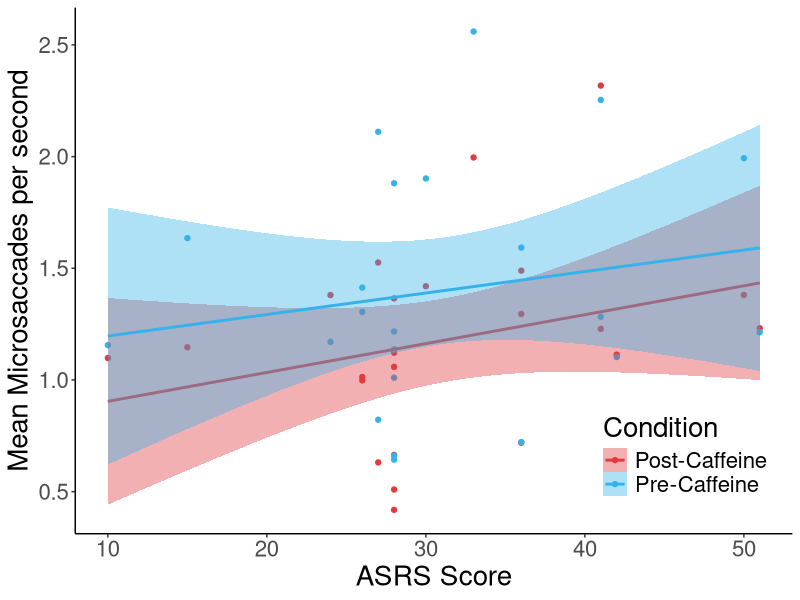
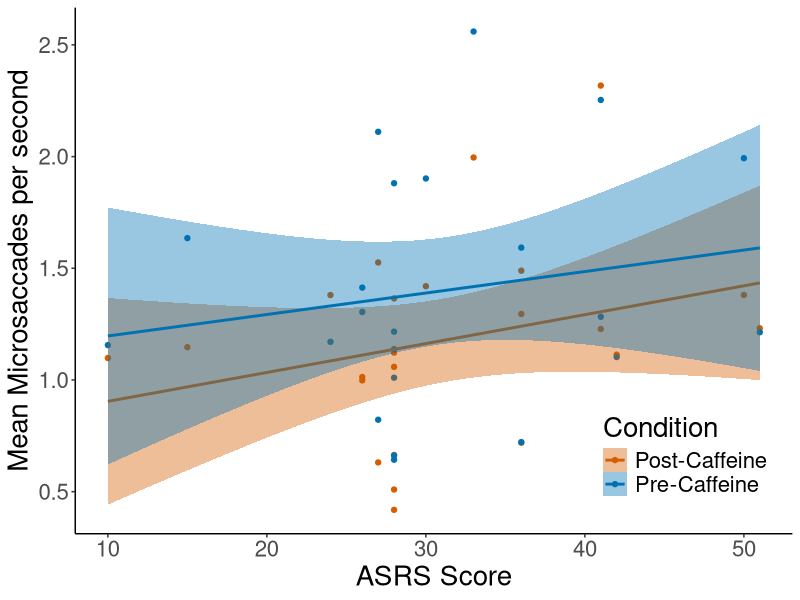
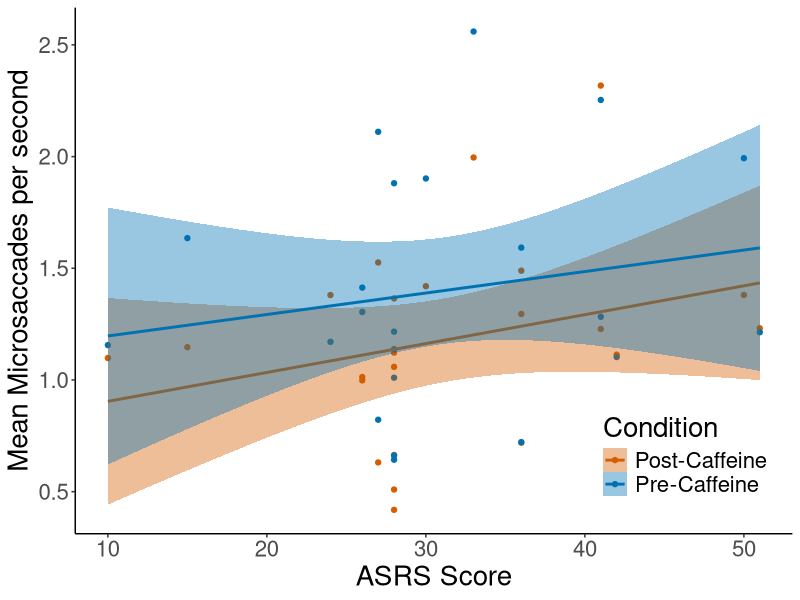

Reproduce these figures in R, in order.
#loading libraries
library(here)
library(tidyverse)

#load the data
df_ms <- read.csv(here("data","raw","sacc","microsaccades_trial.csv"))

#microsaccdes per second
ms_per_sec <- df_ms$N/df_ms$trial_length

#add above data to df_ms
df_ms <- mutate(df_ms,ms_per_sec)

#ctrl+shift+m is pipe %>%

#separating path from file name
df_ms <- separate(data = df_ms, col = 1,
                  into = c(NA,NA,NA, "file_name"),sep = "/")

#getting participant number, condition, and trial number using str_sub, mutate,
# & parse_number
df_ms <- df_ms %>% mutate(ppt=str_sub(file_name,1,3)) %>% 
  mutate(cond=str_sub(file_name,4,7)) %>%
  mutate(cond=str_remove(cond,"_")) %>% #removes the _ in pre_
  mutate(trial=parse_number(str_sub(file_name,4)))

#tidying up using select, keeping only ppt, cond, trial and ms_per_sec in df
df_ms <- df_ms %>% select(ppt,cond,trial,ms_per_sec)

#using group_by and summarise to find the mean ms_per_sec per participant
df_ms %>% group_by(ppt) %>% 
  summarise(mean_ms_per_sec=mean(ms_per_sec))

#using group_by to count the number of trials per participant
df_ms %>% group_by(ppt) %>% 
  summarise(num_trials_per_ppt=mean(trial))

#finding mean ms_per_sec per trial
df_ms %>% group_by(trial) %>% 
  summarise(mean_ms_per_sec=mean(ms_per_sec))

#import asrs.csv which contains participant ASRS scores
df_ppt_asrs <- read.csv(here("data","raw","sacc","asrs.csv"))

#rename: change column/variable names to something short
df_ppt_asrs <- df_ppt_asrs %>% rename(inattn=Inattention.subscale) %>% 
  rename(hyperactv=Hyperactivity.subscale) %>% 
  rename(ppt=Participant.Number) %>% 
  rename(total_asrs=Total.ASRS.Score)

#create a df containing the mean ms_per_sec data, grouped by ppt and cond
df_ms_ppt_cond <- df_ms %>% group_by(ppt,cond) %>% 
  summarise(mean_ms_per_sec=mean(ms_per_sec))

#changing ppt in df_ms_ppt_cond into integers/numeric, to allow for merging
df_ms_ppt_cond <- transform(df_ms_ppt_cond,ppt=as.numeric(ppt))

#merging both dfs (via inner_join function, which only accepts the overlap of two dfs)
df_merged <- inner_join(df_ms_ppt_cond,df_ppt_asrs,by="ppt")

#Renaming df_merged column names to be presentation-friendly
df_merged <- rename(df_merged,Condition=cond)
df_merged$Condition <- ifelse(df_merged$Condition=="pre","Pre-Caffeine","Post-Caffeine")

#plotting the result, showing asrs score against microsaccade rate
p <- ggplot(df_merged,aes(x=total_asrs,y=mean_ms_per_sec,color=Condition,fill=Condition))

# Non-colourblind palette
p+geom_point()+
  geom_smooth(method=lm)+
  labs(x="ASRS Score", y="Mean Microsaccades per second")+
  scale_colour_manual(values=c("#E13A3F","#36B2EA"))+
  scale_fill_manual(values=c("#E13A3F","#36B2EA"))+
  theme(legend.position = c(0.85, 0.15),
        text=element_text(size=20),
        panel.grid.major = element_blank(),
        panel.grid.minor = element_blank(),
        panel.background = element_blank(),
        axis.line = element_line(colour = "black"))

# Colourblind palette
p+geom_point()+
  geom_smooth(method=lm)+
  labs(x="ASRS Score", y="Mean Microsaccades per second")+
  scale_colour_manual(values=c("#D55E00","#0072B2"))+
  scale_fill_manual(values=c("#D55E00","#0072B2"))+
  theme(legend.position = c(0.85, 0.15),
        text=element_text(size=20),
        panel.grid.major = element_blank(),
        panel.grid.minor = element_blank(),
        panel.background = element_blank(),
        axis.line = element_line(colour = "black"))

plot_fig <-p+geom_point()+
  geom_smooth(method=lm)+
  labs(x="ASRS Score", y="Mean Microsaccades per second")+
  scale_colour_manual(values=c("#D55E00","#0072B2"))+
  scale_fill_manual(values=c("#D55E00","#0072B2"))+
  theme(legend.position = c(0.85, 0.15),
        text=element_text(size=20),
        panel.grid.major = element_blank(),
        panel.grid.minor = element_blank(),
        panel.background = element_blank(),
        axis.line = element_line(colour = "black"))

ggsave(here("outputs","microsacc.png"),plot=plot_fig,width=9,height=7)
